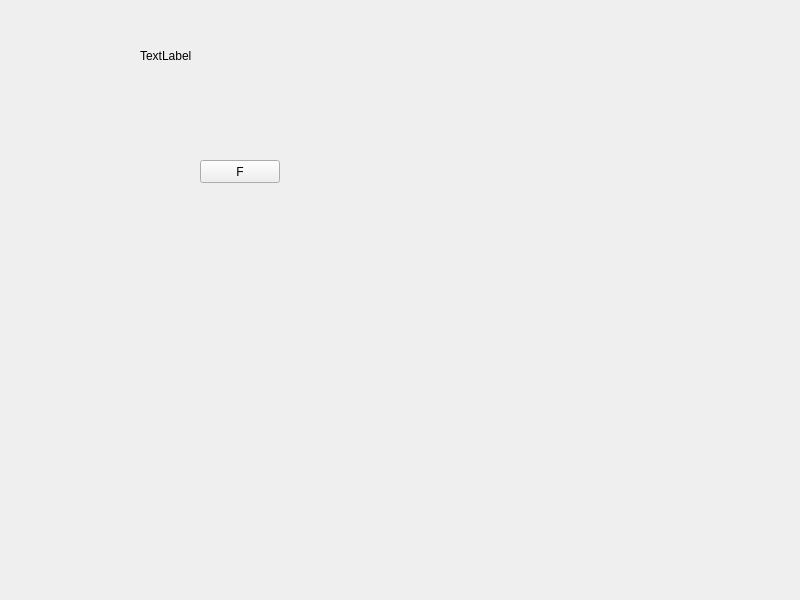
<?xml version="1.0" encoding="UTF-8"?>
<ui version="4.0">
 <class>Game</class>
 <widget class="QWidget" name="Game">
  <property name="geometry">
   <rect>
    <x>0</x>
    <y>0</y>
    <width>800</width>
    <height>600</height>
   </rect>
  </property>
  <property name="windowTitle">
   <string>Game</string>
  </property>
  <widget class="QPushButton" name="pushButton_F">
   <property name="geometry">
    <rect>
     <x>200</x>
     <y>160</y>
     <width>80</width>
     <height>23</height>
    </rect>
   </property>
   <property name="text">
    <string>F</string>
   </property>
  </widget>
  <widget class="QLabel" name="label">
   <property name="geometry">
    <rect>
     <x>140</x>
     <y>0</y>
     <width>231</width>
     <height>111</height>
    </rect>
   </property>
   <property name="text">
    <string>TextLabel</string>
   </property>
  </widget>
 </widget>
 <resources/>
 <connections/>
</ui>
